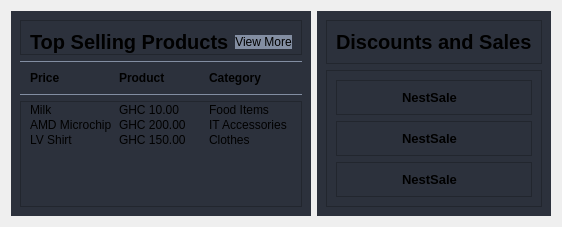
                  <widget class="QWidget" name="mainFrame" native="true">
                   <property name="sizePolicy">
                    <sizepolicy hsizetype="Preferred" vsizetype="Expanding">
                     <horstretch>0</horstretch>
                     <verstretch>0</verstretch>
                    </sizepolicy>
                   </property>
                   <layout class="QHBoxLayout" name="horizontalLayout_15">
                    <item>
                     <widget class="QWidget" name="top_products" native="true">
                      <property name="sizePolicy">
                       <sizepolicy hsizetype="Expanding" vsizetype="Preferred">
                        <horstretch>0</horstretch>
                        <verstretch>0</verstretch>
                       </sizepolicy>
                      </property>
                      <property name="styleSheet">
                       <string notr="true">background-color: rgb(44, 49, 60);</string>
                      </property>
                      <layout class="QVBoxLayout" name="verticalLayout_16">
                       <property name="spacing">
                        <number>6</number>
                       </property>
                       <item alignment="Qt::AlignTop">
                        <widget class="QFrame" name="frame_15">
                         <property name="frameShape">
                          <enum>QFrame::StyledPanel</enum>
                         </property>
                         <property name="frameShadow">
                          <enum>QFrame::Raised</enum>
                         </property>
                         <layout class="QHBoxLayout" name="horizontalLayout_24">
                          <property name="bottomMargin">
                           <number>0</number>
                          </property>
                          <item>
                           <widget class="QLabel" name="label_17">
                            <property name="font">
                             <font>
                              <pointsize>15</pointsize>
                              <weight>75</weight>
                              <bold>true</bold>
                             </font>
                            </property>
                            <property name="text">
                             <string>Top Selling Products</string>
                            </property>
                           </widget>
                          </item>
                          <item alignment="Qt::AlignRight">
                           <widget class="QPushButton" name="pushButton_3">
                            <property name="styleSheet">
                             <string notr="true">background-color: rgb(131, 142, 162);
border-radius: 10px</string>
                            </property>
                            <property name="text">
                             <string>View More</string>
                            </property>
                            <property name="icon">
                             <iconset resource="resources.qrc">
                              <normaloff>:/white /White Icons/arrow-right.svg</normaloff>:/white /White Icons/arrow-right.svg</iconset>
                            </property>
                            <property name="iconSize">
                             <size>
                              <width>24</width>
                              <height>24</height>
                             </size>
                            </property>
                           </widget>
                          </item>
                         </layout>
                        </widget>
                       </item>
                       <item>
                        <widget class="QFrame" name="frame_16">
                         <property name="styleSheet">
                          <string notr="true">QFrame{
	border-top: 1px solid rgb(131, 142, 162);
	border-bottom: 1px solid rgb(131, 142, 162);
}
QLabel{
border: none
}</string>
                         </property>
                         <property name="frameShape">
                          <enum>QFrame::StyledPanel</enum>
                         </property>
                         <property name="frameShadow">
                          <enum>QFrame::Raised</enum>
                         </property>
                         <layout class="QGridLayout" name="gridLayout_2">
                          <item row="0" column="0">
                           <widget class="QLabel" name="label_21">
                            <property name="font">
                             <font>
                              <weight>75</weight>
                              <bold>true</bold>
                             </font>
                            </property>
                            <property name="text">
                             <string>Price</string>
                            </property>
                           </widget>
                          </item>
                          <item row="0" column="1">
                           <widget class="QLabel" name="label_22">
                            <property name="font">
                             <font>
                              <weight>75</weight>
                              <bold>true</bold>
                             </font>
                            </property>
                            <property name="text">
                             <string>Product</string>
                            </property>
                           </widget>
                          </item>
                          <item row="0" column="2">
                           <widget class="QLabel" name="label_23">
                            <property name="font">
                             <font>
                              <weight>75</weight>
                              <bold>true</bold>
                             </font>
                            </property>
                            <property name="text">
                             <string>Category</string>
                            </property>
                           </widget>
                          </item>
                         </layout>
                        </widget>
                       </item>
                       <item>
                        <widget class="QFrame" name="frame_17">
                         <property name="sizePolicy">
                          <sizepolicy hsizetype="Preferred" vsizetype="Expanding">
                           <horstretch>0</horstretch>
                           <verstretch>0</verstretch>
                          </sizepolicy>
                         </property>
                         <property name="frameShape">
                          <enum>QFrame::StyledPanel</enum>
                         </property>
                         <property name="frameShadow">
                          <enum>QFrame::Raised</enum>
                         </property>
                         <layout class="QGridLayout" name="gridLayout_4">
                          <property name="topMargin">
                           <number>0</number>
                          </property>
                          <property name="verticalSpacing">
                           <number>0</number>
                          </property>
                          <item row="0" column="1">
                           <widget class="QLabel" name="label_29">
                            <property name="text">
                             <string>GHC 10.00</string>
                            </property>
                           </widget>
                          </item>
                          <item row="1" column="2">
                           <widget class="QLabel" name="label_30">
                            <property name="text">
                             <string>IT Accessories</string>
                            </property>
                           </widget>
                          </item>
                          <item row="1" column="0">
                           <widget class="QLabel" name="label_31">
                            <property name="text">
                             <string>AMD Microchip</string>
                            </property>
                           </widget>
                          </item>
                          <item row="0" column="0">
                           <widget class="QLabel" name="label_32">
                            <property name="text">
                             <string>Milk</string>
                            </property>
                           </widget>
                          </item>
                          <item row="2" column="1">
                           <widget class="QLabel" name="label_33">
                            <property name="text">
                             <string>GHC 150.00</string>
                            </property>
                           </widget>
                          </item>
                          <item row="2" column="2">
                           <widget class="QLabel" name="label_34">
                            <property name="text">
                             <string>Clothes</string>
                            </property>
                           </widget>
                          </item>
                          <item row="0" column="2">
                           <widget class="QLabel" name="label_35">
                            <property name="text">
                             <string>Food Items</string>
                            </property>
                           </widget>
                          </item>
                          <item row="1" column="1">
                           <widget class="QLabel" name="label_36">
                            <property name="text">
                             <string>GHC 200.00</string>
                            </property>
                           </widget>
                          </item>
                          <item row="2" column="0">
                           <widget class="QLabel" name="label_37">
                            <property name="text">
                             <string>LV Shirt</string>
                            </property>
                           </widget>
                          </item>
                          <item row="3" column="1">
                           <spacer name="verticalSpacer_2">
                            <property name="orientation">
                             <enum>Qt::Vertical</enum>
                            </property>
                            <property name="sizeType">
                             <enum>QSizePolicy::Preferred</enum>
                            </property>
                            <property name="sizeHint" stdset="0">
                             <size>
                              <width>20</width>
                              <height>50</height>
                             </size>
                            </property>
                           </spacer>
                          </item>
                         </layout>
                        </widget>
                       </item>
                      </layout>
                     </widget>
                    </item>
                    <item alignment="Qt::AlignRight">
                     <widget class="QWidget" name="discounts" native="true">
                      <property name="styleSheet">
                       <string notr="true">background-color: rgb(44, 49, 60);</string>
                      </property>
                      <layout class="QVBoxLayout" name="verticalLayout_33">
                       <item>
                        <widget class="QFrame" name="frame_18">
                         <property name="frameShape">
                          <enum>QFrame::StyledPanel</enum>
                         </property>
                         <property name="frameShadow">
                          <enum>QFrame::Raised</enum>
                         </property>
                         <layout class="QHBoxLayout" name="horizontalLayout_25">
                          <item>
                           <widget class="QLabel" name="label_38">
                            <property name="font">
                             <font>
                              <pointsize>15</pointsize>
                              <weight>75</weight>
                              <bold>true</bold>
                             </font>
                            </property>
                            <property name="text">
                             <string>Discounts and Sales</string>
                            </property>
                           </widget>
                          </item>
                         </layout>
                        </widget>
                       </item>
                       <item>
                        <widget class="QFrame" name="frame_19">
                         <property name="sizePolicy">
                          <sizepolicy hsizetype="Preferred" vsizetype="Expanding">
                           <horstretch>0</horstretch>
                           <verstretch>0</verstretch>
                          </sizepolicy>
                         </property>
                         <property name="frameShape">
                          <enum>QFrame::StyledPanel</enum>
                         </property>
                         <property name="frameShadow">
                          <enum>QFrame::Raised</enum>
                         </property>
                         <layout class="QVBoxLayout" name="verticalLayout_34">
                          <item>
                           <widget class="QFrame" name="frame_20">
                            <property name="frameShape">
                             <enum>QFrame::StyledPanel</enum>
                            </property>
                            <property name="frameShadow">
                             <enum>QFrame::Raised</enum>
                            </property>
                            <layout class="QHBoxLayout" name="horizontalLayout_26">
                             <item>
                              <widget class="QLabel" name="label_39">
                               <property name="maximumSize">
                                <size>
                                 <width>50</width>
                                 <height>50</height>
                                </size>
                               </property>
                               <property name="text">
                                <string/>
                               </property>
                               <property name="pixmap">
                                <pixmap>Logo/Nestle.png</pixmap>
                               </property>
                               <property name="scaledContents">
                                <bool>true</bool>
                               </property>
                              </widget>
                             </item>
                             <item>
                              <widget class="QLabel" name="label_40">
                               <property name="text">
                                <string>&lt;html&gt;&lt;head/&gt;&lt;body&gt;&lt;p&gt;&lt;span style=&quot; font-size:10pt; font-weight:600;&quot;&gt;NestSale&lt;/span&gt;&lt;/p&gt;&lt;/body&gt;&lt;/html&gt;</string>
                               </property>
                              </widget>
                             </item>
                             <item>
                              <widget class="QLabel" name="label_41">
                               <property name="maximumSize">
                                <size>
                                 <width>30</width>
                                 <height>30</height>
                                </size>
                               </property>
                               <property name="text">
                                <string/>
                               </property>
                               <property name="pixmap">
                                <pixmap resource="resources.qrc">:/white /White Icons/cloud-lightning.svg</pixmap>
                               </property>
                               <property name="scaledContents">
                                <bool>true</bool>
                               </property>
                              </widget>
                             </item>
                            </layout>
                           </widget>
                          </item>
                          <item>
                           <widget class="QFrame" name="frame_21">
                            <property name="frameShape">
                             <enum>QFrame::StyledPanel</enum>
                            </property>
                            <property name="frameShadow">
                             <enum>QFrame::Raised</enum>
                            </property>
                            <layout class="QHBoxLayout" name="horizontalLayout_27">
                             <item>
                              <widget class="QLabel" name="label_42">
                               <property name="maximumSize">
                                <size>
                                 <width>50</width>
                                 <height>50</height>
                                </size>
                               </property>
                               <property name="text">
                                <string/>
                               </property>
                               <property name="pixmap">
                                <pixmap>Logo/Nestle.png</pixmap>
                               </property>
                               <property name="scaledContents">
                                <bool>true</bool>
                               </property>
                              </widget>
                             </item>
                             <item>
                              <widget class="QLabel" name="label_43">
                               <property name="text">
                                <string>&lt;html&gt;&lt;head/&gt;&lt;body&gt;&lt;p&gt;&lt;span style=&quot; font-size:10pt; font-weight:600;&quot;&gt;NestSale&lt;/span&gt;&lt;/p&gt;&lt;/body&gt;&lt;/html&gt;</string>
                               </property>
                              </widget>
                             </item>
                             <item>
                              <widget class="QLabel" name="label_44">
                               <property name="maximumSize">
                                <size>
                                 <width>30</width>
                                 <height>30</height>
                                </size>
                               </property>
                               <property name="text">
                                <string/>
                               </property>
                               <property name="pixmap">
                                <pixmap resource="resources.qrc">:/white /White Icons/cloud-lightning.svg</pixmap>
                               </property>
                               <property name="scaledContents">
                                <bool>true</bool>
                               </property>
                              </widget>
                             </item>
                            </layout>
                           </widget>
                          </item>
                          <item>
                           <widget class="QFrame" name="frame_23">
                            <property name="frameShape">
                             <enum>QFrame::StyledPanel</enum>
                            </property>
                            <property name="frameShadow">
                             <enum>QFrame::Raised</enum>
                            </property>
                            <layout class="QHBoxLayout" name="horizontalLayout_28">
                             <item>
                              <widget class="QLabel" name="label_45">
                               <property name="maximumSize">
                                <size>
                                 <width>50</width>
                                 <height>50</height>
                                </size>
                               </property>
                               <property name="text">
                                <string/>
                               </property>
                               <property name="pixmap">
                                <pixmap>Logo/Nestle.png</pixmap>
                               </property>
                               <property name="scaledContents">
                                <bool>true</bool>
                               </property>
                              </widget>
                             </item>
                             <item>
                              <widget class="QLabel" name="label_46">
                               <property name="text">
                                <string>&lt;html&gt;&lt;head/&gt;&lt;body&gt;&lt;p&gt;&lt;span style=&quot; font-size:10pt; font-weight:600;&quot;&gt;NestSale&lt;/span&gt;&lt;/p&gt;&lt;/body&gt;&lt;/html&gt;</string>
                               </property>
                              </widget>
                             </item>
                             <item>
                              <widget class="QLabel" name="label_47">
                               <property name="maximumSize">
                                <size>
                                 <width>30</width>
                                 <height>30</height>
                                </size>
                               </property>
                               <property name="text">
                                <string/>
                               </property>
                               <property name="pixmap">
                                <pixmap resource="resources.qrc">:/white /White Icons/cloud-lightning.svg</pixmap>
                               </property>
                               <property name="scaledContents">
                                <bool>true</bool>
                               </property>
                              </widget>
                             </item>
                            </layout>
                           </widget>
                          </item>
                         </layout>
                        </widget>
                       </item>
                      </layout>
                     </widget>
                    </item>
                   </layout>
                  </widget>
